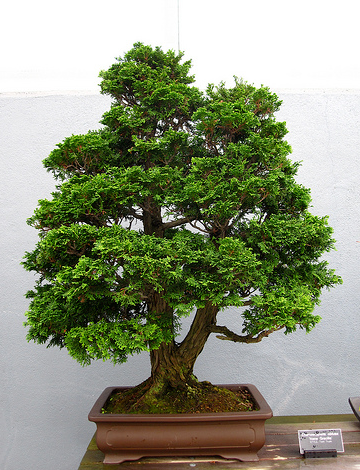
#> input picture PraticoProcessamento/img02.png, 360 x 470 px
$ python PraticoProcessamento.py   (Python 2 division)
#> lines starting #> are read from the running program, lines starting #| are printed output that depends on the picture
#> further down, img is the input picture: shape (470, 360, 3); mean B, G, R 123.9, 148.3, 142
import cv2
import numpy as np
import copy
import array

def limiarizacao(img1,lim):
#> called with lim = 50
    img2 = copy.copy(img1)
    for i in range(0, img1.shape[0]-1):
        for j in range(0, img1.shape[1]-1):
            if img1.item(i,j,0) >= lim:
                img2[i,j] = 0
            if img1.item(i,j,1) >= lim:
                img2[i,j] = 0
            if img1.item(i,j,2) >= lim:
                img2[i,j] = 0
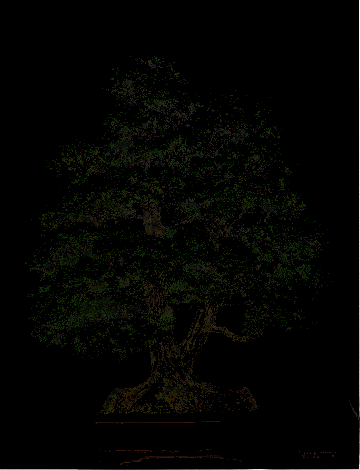
#> img2: shape (470, 360, 3); mean B, G, R 2, 4.3, 3.7
#> (key Esc is pressed here)
    cv2.imwrite('ativ1.png',img2)
    return img2;

def gamma(img1,gamma):
#> called with gamma = 2
    img1 = img1/255.0
    img1 = img1**gamma
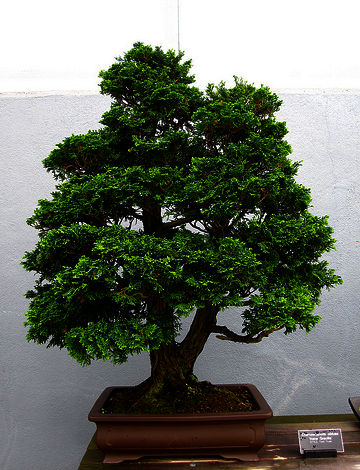
#> img1: shape (470, 360, 3) float64; mean of channels 0, 1, 2 0.392, 0.442, 0.422; drawn as B, G, R
    img2 = np.uint8(img1*255)
#> (key Enter is pressed here)
    cv2.imwrite('ativ2.png',img2)
    return img2

def negativo(img1):
    img2 = copy.copy(img1)
    for i in range(0, img1.shape[0]-1):
        for j in range(0, img1.shape[1]-1):
            nega = 255 - img1[i, j]
            img2[i,j] = nega
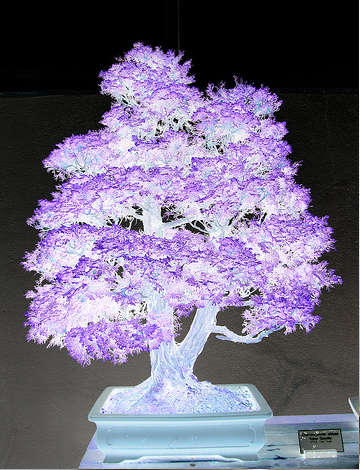
#> img2: shape (470, 360, 3); mean B, G, R 131.5, 107.1, 113.5
    cv2.imwrite('ativ3.png',img2)
    return img2;

def fatiamento(img1,intini,intfim):
#> called with intini = 60, intfim = 200
    img2 = copy.copy(img1)
    for i in range(0, img1.shape[0]-1):
        for j in range(0, img1.shape[1]-1):
            if img1.item(i,j,0) >= intfim:
                img2[i,j] = 0
            if img1.item(i,j,1) >= intfim:
                img2[i,j] = 0
            if img1.item(i,j,2) >= intfim:
                img2[i,j] = 0
            if img1.item(i,j,0) <= intini:
                img2[i,j] = 0
            if img1.item(i,j,1) <= intini:
                img2[i,j] = 0
            if img1.item(i,j,2) <= intini:
                img2[i,j] = 0
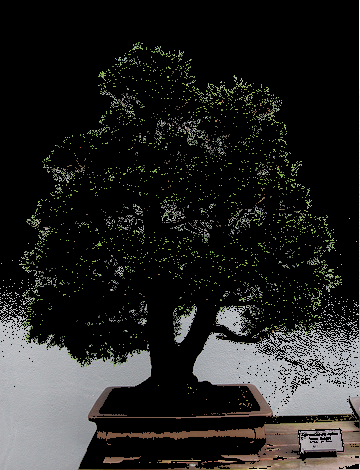
#> img2: shape (470, 360, 3); mean B, G, R 34.1, 36, 36
    cv2.imwrite('ativ4.png',img2)
    return img2;

def media(img1,mask):
#> called with mask = 3
    img2 = copy.copy(img1)
    masc = []
    for i in range(0, img1.shape[0]-1):
        for j in range(0, img1.shape[1]-1):
            for y in range(i-mask/2,i+mask/2-1):
                for x in range(j-mask/2,j+mask/2-1):
                   masc.append(img1.item(y,x,0))
            img2[i,j] = np.mean(masc)
            masc = []
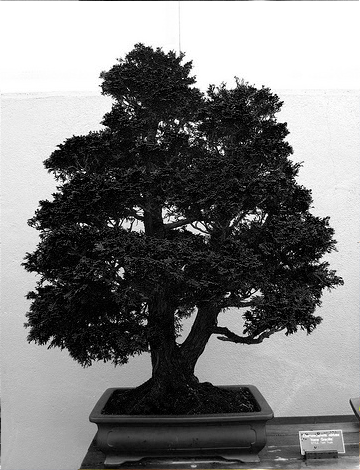
#> img2: shape (470, 360, 3); mean B, G, R 123.9, 123.9, 123.9
    cv2.imwrite('ativ5.png',img2)
    return img2;

def mediana(img1,mask):
#> called with mask = 3
    img2 = copy.copy(img1)
    masc = []
    for i in range(0, img1.shape[0]-1):
        for j in range(0, img1.shape[1]-1):
            for y in range(i-mask/2,i+mask/2-1):
                for x in range(j-mask/2,j+mask/2-1):
                   masc.append(img1.item(y,x,0))
            masc.sort()
            img2[i,j] = masc[mask*mask/2]
            masc = []
    cv2.imwrite('ativ6.png',img2)
    return img2;

def min(img1,mask):
    img2 = copy.copy(img1)
    masc = []
    for i in range(0, img1.shape[0]-1):
        for j in range(0, img1.shape[1]-1):
            for y in range(i-mask/2,i+mask/2-1):
                for x in range(j-mask/2,j+mask/2-1):
                   masc.append(img1.item(y,x,0))
            masc.sort()
            img2[i,j] = masc[0]
            masc = []
    cv2.imwrite('ativ7.png',img2)
    return img2;

def max(img1,mask):
    img2 = copy.copy(img1)
    masc = []
    for i in range(0, img1.shape[0]-1):
        for j in range(0, img1.shape[1]-1):
            for y in range(i-mask/2,i+mask/2-1):
                for x in range(j-mask/2,j+mask/2-1):
                    masc.append(img1.item(y,x,0))
            masc.sort()
            masc.reverse()
            img2[i,j] = masc[0]
            masc = []
    cv2.imwrite('ativ8.png',img2)
    return img2;

def show(img1,img2):
    cv2.imshow('original',img1)
    cv2.imshow('modificado',img2)
    k = cv2.waitKey(0)
    if k == 27:
        cv2.destroyAllWindows()
    return

img = cv2.imread('img02.png',cv2.IMREAD_COLOR) #imagem
lim = 50 #valor da limiar
ggamma = 2.0 #valor da gamma
intini = 60 #inicio do intervalo
intfim = 200 #final do intervalo
mask = 3 #tamanho da mascara
show(img,limiarizacao(img,lim))
show(img,gamma(img,ggamma))
show(img,negativo(img))
show(img,fatiamento(img,intini,intfim))
show(img,media(img,mask))
#> (the run stopped early here; a loop or call above may not have finished)

$ run again, with PraticoProcessamento/img03-a.jpg saved as PraticoProcessamento/img02.png
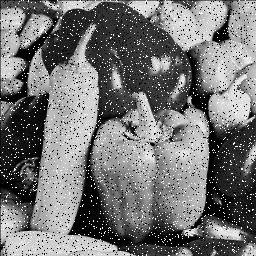
#> input picture PraticoProcessamento/img03-a.jpg, 256 x 256 px
#> img is the input picture: shape (256, 256, 3); min 0, max 255, mean 117
#> after the loop in fatiamento, `for i in range(0, img1.shape[0]-1):`:
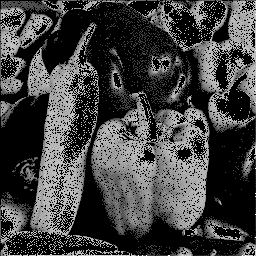
#> img2: shape (256, 256, 3); min 0, max 255, mean 66
#> after the loop in media, `for i in range(0, img1.shape[0]-1):`:
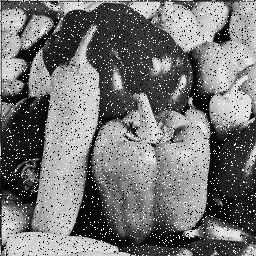
#> img2: shape (256, 256, 3); min 0, max 255, mean 117.1
